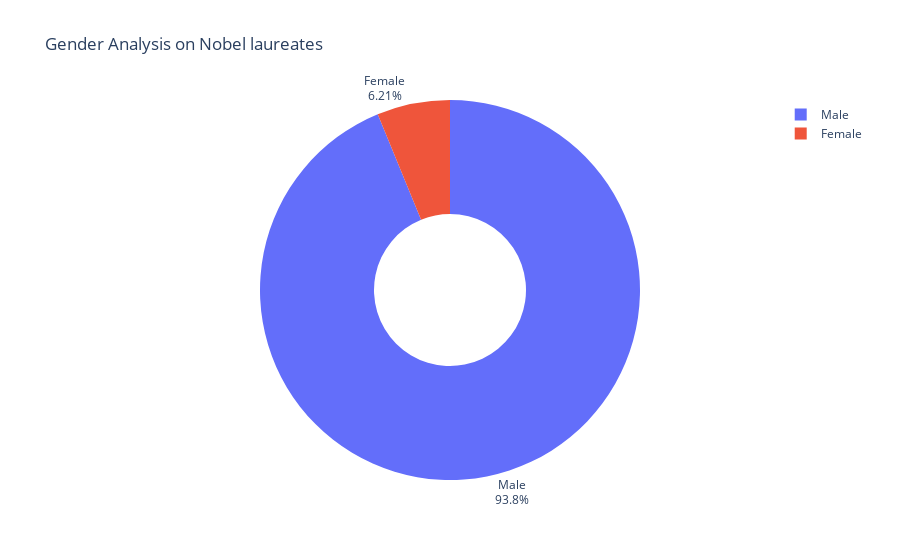

The notebook cell saved with this chart:
### Code cell
fig = px.pie(labels=gender.index, values=gender.values, title="Gender Analysis on Nobel laureates", names=gender.index, hole=0.4)
fig.update_traces(textposition='outside', textinfo='percent+label')
fig.show()

### Figure 1 — Plotly figure (JSON) as saved in the notebook; plotly's stock layout.template omitted (floating-point values rounded to 4 significant figures)
{"data": [{"domain": {"x": [0, 1], "y": [0, 1]}, "hole": 0.4, "hovertemplate": "label=%{label}<br>value=%{value}<extra></extra>", "labels": ["Male", "Female"], "legendgroup": "", "name": "", "showlegend": true, "textinfo": "percent+label", "textposition": "outside", "type": "pie", "values": [876, 58]}], "layout": {"autosize": true, "legend": {"tracegroupgap": 0}, "title": {"text": "Gender Analysis on Nobel laureates"}}}
